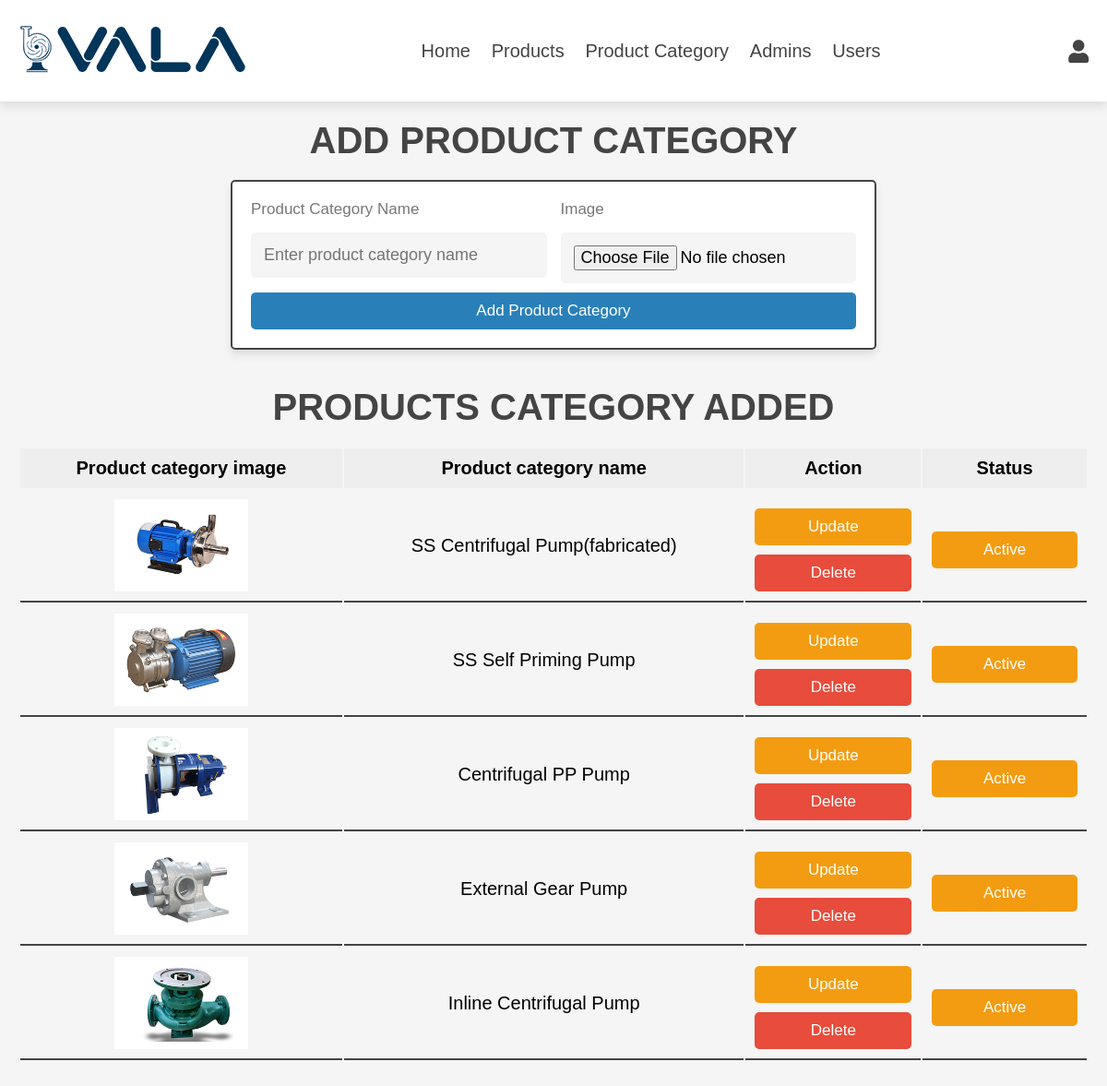
/product_category.php (signed in), run on the app's committed database.
### tables this page shows
CREATE TABLE `product_category` (
  `product_cate_id` int(11) NOT NULL,
  `cate_name` varchar(35) NOT NULL,
  `img` varchar(50) NOT NULL,
  `status` tinyint(4) NOT NULL
);

### product_category.php (the view, shortened to what this page needs)
<?php
include 'admin_header.php';
?>
<!DOCTYPE html>
<html lang="en">
<head>
   <link rel="stylesheet" href="https://cdnjs.cloudflare.com/ajax/libs/font-awesome/6.1.1/css/all.min.css">
   <link rel="stylesheet" href="https://cdnjs.cloudflare.com/ajax/libs/font-awesome/5.15.4/css/all.min.css">
   <link rel="stylesheet" href="css/admin_style.css">
</head>
<body>
<section class="add-products">
   <h1 class="heading">add product category</h1>
   <form action="" method="post" enctype="multipart/form-data">
      <div class="flex">
         <div class="inputBox">
            <span>Product Category Name</span>
            <input type="text" class="box" required  maxlength="100" placeholder="Enter product category name" name="pro_cat_name">
         </div>
        <div class="inputBox">
            <span>Image</span>
            <input type="file" name="img" accept="image/jpg, image/jpeg, image/png, image/webp" class="box" required>
        </div>
      </div>
      <input type="submit" value="add product category" class="btn" name="add_product_category">
   </form>
</section>
<section class="show-products">
   <h1 class="heading">products category added</h1>
   <div class="product-display">
      <?php
         $select = mysqli_query($conn,"SELECT * FROM product_category");
      ?>
         <table class="product-display-table">
            <thead>
               <tr>
                  <th>Product category image</th>
                  <th>Product category name</th>
                  <th>Action</th>
                  <th>Status</th>
               </tr>
            </thead>
            <?php
               $num = mysqli_num_rows($select);
               if($num>0){
               while($row = mysqli_fetch_assoc($select)){
            ?>
               <tr>
                  <td><img src="uploadimage/<?php echo $row['img']; ?>" height="100" alt=""></td>
                  <td><?php echo $row['cate_name']; ?></td>
                  <td>
                     <a href="update_product_category.php?update=<?php echo $row['product_cate_id'];?>" class="option-btn">update</a>
                     <a href="product_category.php?delete=<?php echo $row['product_cate_id'];?>" class="delete-btn" onclick="return confirm('Delete this product category?');">delete</a>
                  </td>
                  <td>
                     <?php
                        if($row['status']==1){
                           echo "<a class='option-btn' href='?type=status&operation=deactive&id=".$row['product_cate_id']." '>Active</a>";
                        }
                        else{
                           echo "<a class='delete-btn' href='?type=status&operation=active&id=".$row['product_cate_id']."'>Deactive</a>";
                        }
                     ?>
                  </td>
               </tr>
      <?php
         }
      }else{
         echo '<p class="empty">no product category added yet!</p>';
      }
      ?>
         </table>
         </div>
</section>
</body>
</html>

### css/admin_style.css (style rules this page uses)
:root { --main-color:#2980b9; --orange:#f39c12; --red:#e74c3c; --black:#444; --white:#fff; --light-color:#777; --light-bg:#f5f5f5; --border:.2rem solid var(--black); --box-shadow:0 .5rem 1rem rgba(0,0,0,.1); --bg-color:#eee; }
* { font-family: 'Nunito', sans-serif; margin:0; padding:0; box-sizing: border-box; outline: none; border:none; text-decoration: none; }
html { font-size: 62.5%; overflow-x: hidden; }
body { background-color: var(--light-bg); }
section { padding:2rem; max-width: 1200px; margin:0 auto; }
.heading { font-size: 4rem; color:var(--black); margin-bottom: 2rem; text-align: center; text-transform: uppercase; }
.btn, .delete-btn, .option-btn { display: block; width: 100%; margin-top: 1rem; border-radius: .5rem; padding:1rem 3rem; font-size: 1.7rem; text-transform: capitalize; color:var(--white); cursor: pointer; text-align: center; }
.btn { background-color: var(--main-color); }
.option-btn { background-color: var(--orange); }
.delete-btn { background-color: var(--red); }
.add-products form { max-width: 70rem; margin: 0 auto; background-color: var(--white); box-shadow: var(--box-shadow); border:var(--border); border-radius: .5rem; padding:2rem; }
.add-products form .flex { display: flex; gap:1.5rem; flex-wrap: wrap; }
.add-products form .flex .inputBox { flex:1 1 25rem; }
.add-products form span { font-size:1.7rem; color:var(--light-color); }
.add-products form .box { font-size: 1.8rem; background-color: var(--light-bg); border-radius: .5rem; padding:1.4rem; width: 100%; margin-top: 1.5rem; }
.product-display { margin:2rem 0; }
.product-display .product-display-table { width: 100%; text-align: center; }
.product-display .product-display-table thead { background: var(--bg-color); }
.product-display .product-display-table th { padding:1rem; font-size: 2rem; }
.product-display .product-display-table td { padding:1rem; font-size: 2rem; border-bottom: var(--border); }

### data on the page
product_category: img (picture), cate_name "SS Centrifugal Pump(fabricated)"
product_category: img (picture), cate_name "SS Self Priming Pump"
product_category: img (picture), cate_name "Centrifugal PP Pump"
product_category: img (picture), cate_name "External Gear Pump"
product_category: img (picture), cate_name "Inline Centrifugal Pump"
